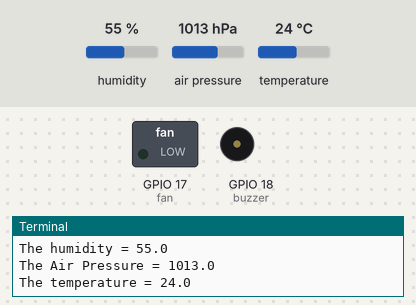
Recording of a program running on a simulated Raspberry Pi (BCM pin numbers). Shown: switched loads named in the program (green lamp = pin HIGH), buzzer (waves = sounding, pin HIGH), the last lines printed to the terminal. The inputs (shaded band) are chosen by the test bench; at power-on: temperature 24 °C, humidity 55 %, air pressure 1013 hPa. No MQTT or app messages arrive unless stated.

Above: at 1.3 s.
1.4 s: temperature set to 28.2 °C
4.1 s: temperature set to 29.1 °C
At 4.9 s:
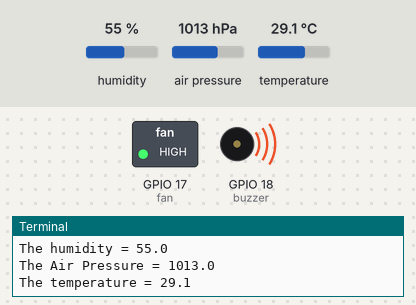
6.8 s: temperature set to 12 °C
At 8.8 s:
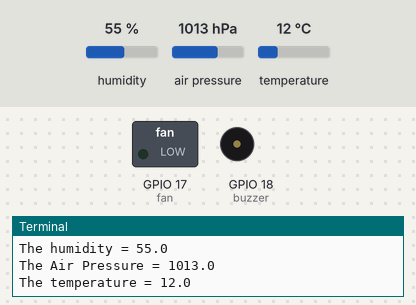
9.7 s: temperature set to 33 °C
At 10.8 s:
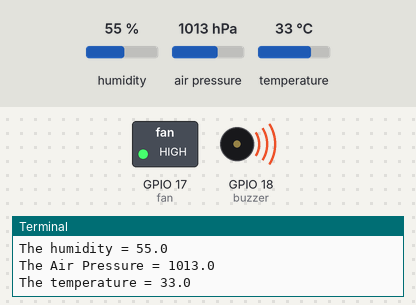
Timing chart, 0 to 12.7 s (numbered marks = the images above; inputs shaded):
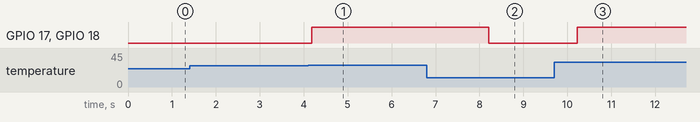

The program:

Main2.py
```python
import threading
import SensorData

if __name__ == "__main__":
    sensor_thread = threading.Thread(target=SensorData.main)
    sensor_thread.start()


import subprocess

# start the sensorData.py script as a separate process
sensor_process = subprocess.Popen("python sensorData.py", shell=True)

# your main script code here

# when you are ready to stop the sensorData.py process
sensor_process.terminate()
```

SensorData.py
```python
import bme280
import smbus2
import time
import paho.mqtt.client as mqtt
from gpiozero import LED

#Assign piGPIO pins for fan and buzzer
fan = LED(17)
buzzer = LED(18)


# BME280 sensor configuration
port = 1
address = 0x76
bus = smbus2.SMBus(port)
bme280.load_calibration_params(bus, address)

# MQTT broker configuration
mqtt_broker = "172.20.10.12"
topicSummary = "smarthome/BME280/summary"
topicTemp = "smarthome/BME280/temperature"
topicHumid = "smarthome/BME280/humidity"
topicPressure = "smarthome/BME280/pressure"

# Callback function for when the client receives a CONNACK response from the server
def on_connect(client, userdata, flags, rc):
    print("Connected with result code "+str(rc))

# Callback function for when a PUBLISH message is received from the server
def on_message(client, userdata, msg):
    print(msg.topic + " " + str(msg.payload))

# Create an MQTT client instance
client = mqtt.Client()
client.on_connect = on_connect
client.on_message = on_message

# Connect to the MQTT broker
client.connect(mqtt_broker, 1883)
client.loop_start()

while True:

    # Collect data from the BME280 sensor
    bme280_data = bme280.sample(bus, address)
    humidity = bme280_data.humidity
    pressure = bme280_data.pressure
    ambient_temperature = bme280_data.temperature


    #Controlling the fan and buzzer
    if ambient_temperature > 28.5:
        fan.on()
        buzzer.on()

    else:
        fan.off()
        buzzer.off()
        print("zzz")

    # Create a summary of the data
    summary_data = ("\nThe humidity = " + str(humidity) + "\nThe Air Pressure = " + str(pressure) + "\nThe temperature = " + str(ambient_temperature))
    print(summary_data)

    # Publish the temperature data to the broker
    client.publish(topicTemp, ambient_temperature)
    client.publish(topicHumid, humidity)
    client.publish(topicPressure, pressure)
    client.publish(topicSummary, summary_data)

    # Delay for 2 seconds
    time.sleep(2)
```

Measured:
- the behaviour switches between 28.5 and 28.6 °C on temperature (found by bisection; images 0 and 1)
- after the input at 4.1 s, GPIO 17 (fan), GPIO 18 (buzzer): LOW → HIGH after 0.09 s
- after the input at 6.8 s, GPIO 17 (fan), GPIO 18 (buzzer): HIGH → LOW after 1.4 s
- after the input at 9.7 s, GPIO 17 (fan), GPIO 18 (buzzer): LOW → HIGH after 0.52 s
